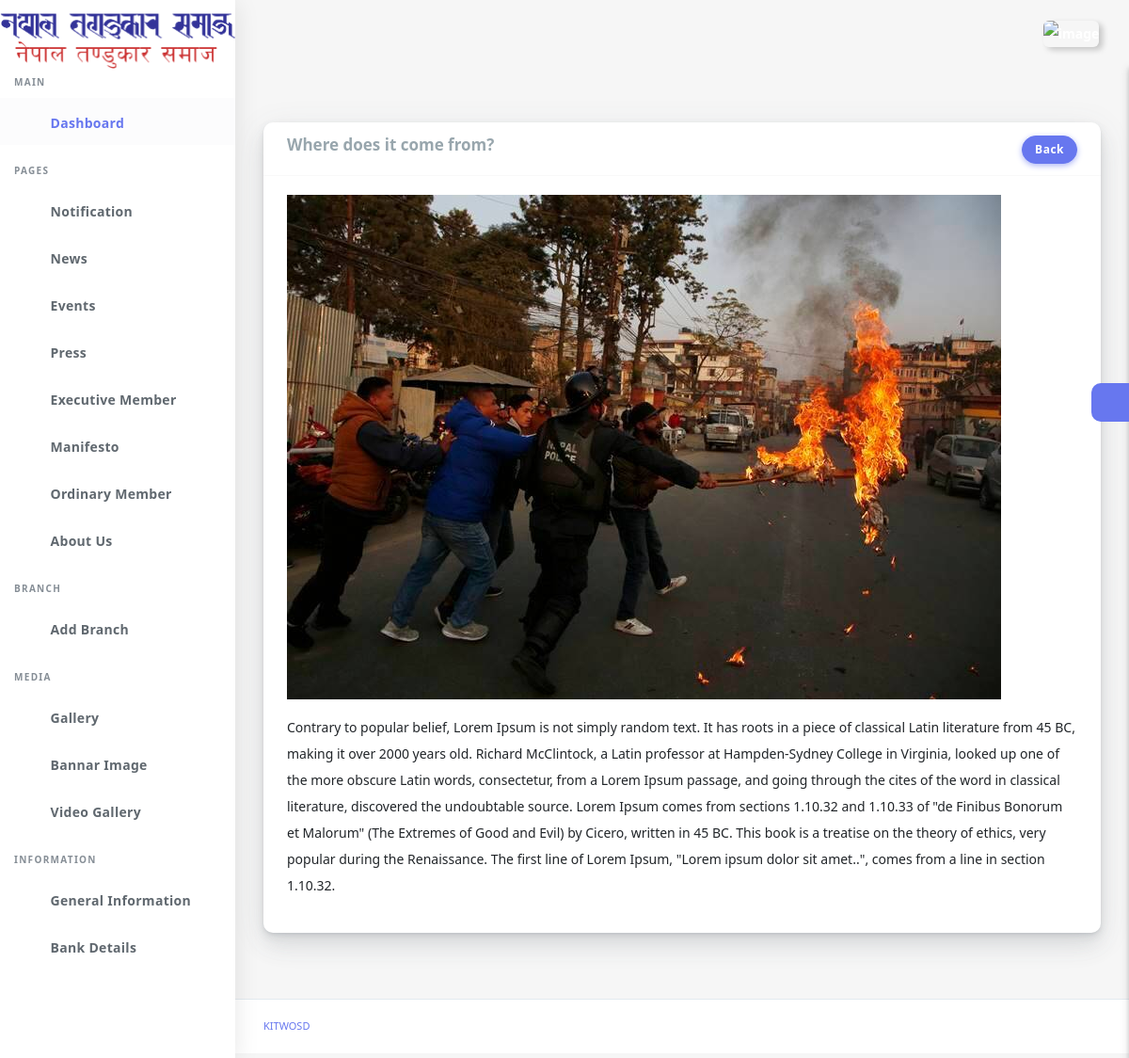
The page /dashboard/event/view/where-does-it-come-from (signed in) on the database its author committed.
### app/models.py (models this page shows, shortened)
class Event(models.Model):
    title = models.CharField(max_length = 250)
    image = models.ImageField(upload_to='eventimage/')
    discriptions = RichTextField()
    event_slug = AutoSlugField(populate_from ='title', unique=True, default=None)
    class Meta:
        ordering =['-id',]

### dashboard/decorators.py (the view)
    def wrapper_fun(request, *args, **kwargs):
        if request.user.is_authenticated:
            return view_fun(request, *args, **kwargs)
        else:
            messages.warning(request,"Login required...")
            return redirect('dashboard:login')

### app/context_processor.py (called while the page is built)
def aboutctg(request):
    about = About.objects.all()
    return{
        'aboutctg':about
    }

def contact(request):
    contact_info = ContactInfo.objects.first()
    return {
        'contact':contact_info
    }

def bankdetails(request):
    bank_details = BankDetails.objects.first()
    return {
        'bank_details':bank_details
    }

def bannarimage(request):
    bannar_image = BannarImage.objects.first()
    return ({
        'bannar_image':bannar_image
    })

def first_video(request):
    video = Video.objects.first()
    return({
        'videos':video
    })

### dashboard/views.py (called while the page is built)
@login_required
def viewevent(request,slug):
    try:
        event = Event.objects.get(event_slug = slug)
        return render(request,'dashboard/eventview.html',{'event':event})
    except Exception as e:
        print(e)
        messages.warning(request,"event doesnot exites.")
        return redirect('dashboard:events')

### dashboard/templates/dashboard/eventview.html (shortened to what this page needs)
{% extends 'dashboard/base.html' %}
{% load static %}
{% block content %}
<div class="main-content">
  <div class="card">
    <div class="card-header">
      <h4><div class="mb-2 text-muted">{{event.title}}</div></h4>
      <div class="card-header-action">
        <a href="{% url 'dashboard:events' %}" class="btn btn-primary">Back </a>
      </div>
    </div>
    <div class="card-body">
      <img alt="image" src="{{event.image.url}}" class="img-fluid">
      <p>
        {{event.discriptions|safe}}
      </p>
    </div>
  </div>
    <div class="settingSidebar">
      <a href="javascript:void(0)" class="settingPanelToggle"> <i class="fa fa-spin fa-cog"></i>
      </a>
    </div>
  </div>
{% endblock %}

### rows shown on the page
Event: title "Where does it come from?", image (picture), discriptions "Contrary to popular belief, Lorem Ipsum is not simply random text. It has roots in a piece of classical Latin literature from 45 BC, making it over 2000 years old. Richard McClintock, a Latin professor at Hampden-Sydney College in Virginia, looked up one of the more obscure Latin words, consectetur, from a Lorem Ipsum passage, and going through the cites of the word in classical literature, discovered the undoubtable source. Lorem Ipsum comes from sections 1.10.32 and 1.10.33 of \"de Finibus Bonorum et Malorum\" (The Extremes of Good and Evil) by Cicero, written in 45 BC. This book is a treatise on the theory of ethics, very popular during the Renaissance. The first line of Lorem Ipsum,…"
